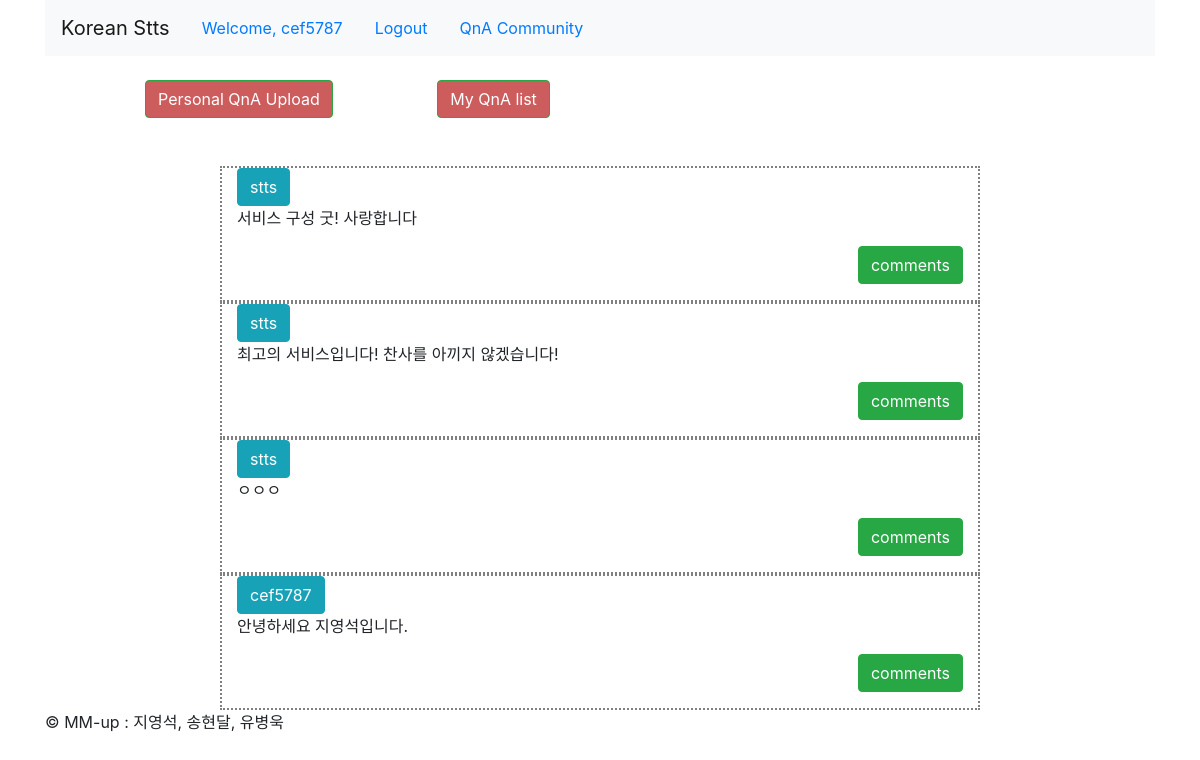
The page /QnA/ (signed in) on the database as committed earlier.
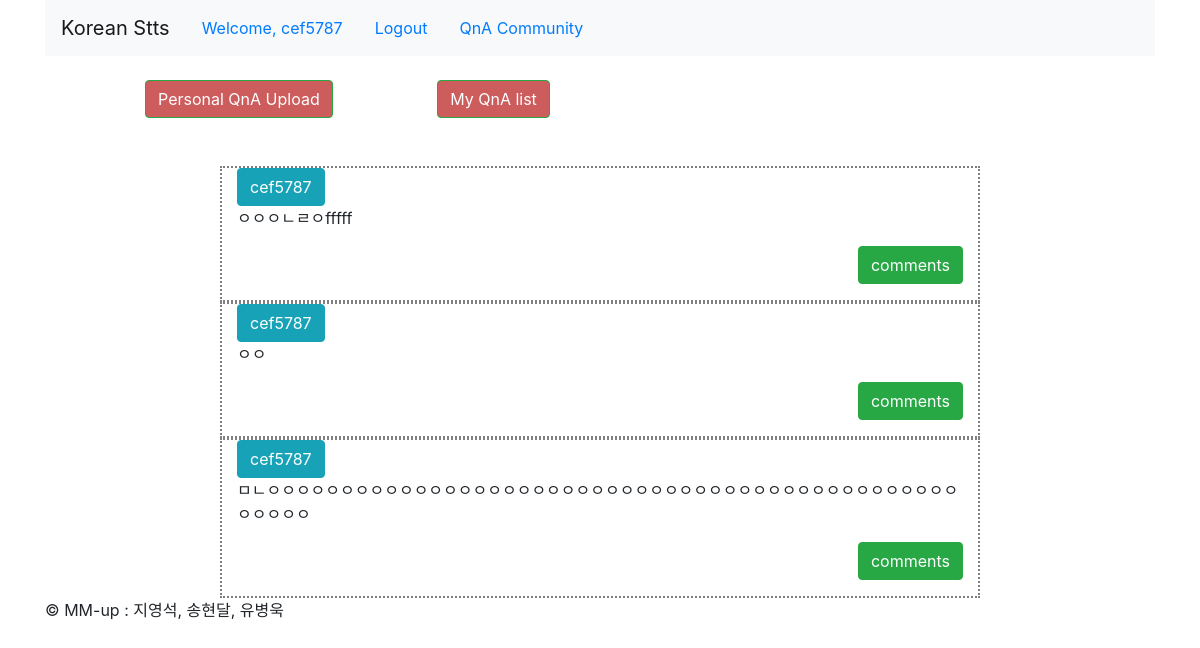
The same page on the database as committed later.
### QnA/models.py (models this page shows, shortened)
class QuestionAndAnswer(models.Model):
    author = models.ForeignKey(User, on_delete=models.CASCADE, related_name="user_author")
    title = models.CharField(max_length=100)
    text = models.TextField()
    hit = models.PositiveIntegerField(default=0)
    created = models.DateTimeField(auto_now_add=True)
    updated = models.DateTimeField(auto_now=True)
    class Meta:
        ordering = ['-updated']

### QnA/views.py (the view)
# urls.py: path('', QnA_list, name="QnA_list"),
@login_required
def QnA_list(request):
    QnAs = QuestionAndAnswer.objects.all().order_by("-hit")
    return render(request, "QnA/list.html", context={"QnAs": QnAs})

### QnA/templates/QnA/list.html (shortened to what this page needs)
{% extends 'base.html' %}
{% block content %}
    <br />
    <a href="{% url 'QnA:QnA_upload' %}" class="btn btn-xs btn-success" style="background-color: indianred;margin-left: 100px;">Personal QnA Upload</a>
    <a href="{% url 'QnA:QnA_myqna' %}" class="btn btn-xs btn-success" style="background-color: indianred;margin-left: 100px;">My QnA list</a>
    <br />
    <br />
    <br />
    {% for post in QnAs %}
        <div class="row">
            <div class="col-md-2"></div>
            <div class="col-md-8 panel panel-default" style="border:2px dotted gray">
                <button type="button" class="btn btn-xs btn-info">
                    {{post.author.username}}</button>
                <p>{{post.text|linebreaksbr}}</p>
                <p class="text-right">
                    <a href="{% url 'QnA:QnA_detail' pk=post.id %}" class="btn btn-xs btn-success">comments</a>
                </p>
            </div>
            <div class="col-md-2"></div>
        </div>
    {% endfor %}
{% endblock %}

Rows that differ between the two databases and show on the page:
removed QuestionAndAnswer: author.username "stts", text "서비스 구성 굿! 사랑합니다"
removed QuestionAndAnswer: author.username "stts", text "최고의 서비스입니다! 찬사를 아끼지 않겠습니다!"
removed QuestionAndAnswer: author.username "stts", text "ㅇㅇㅇ"
removed QuestionAndAnswer: author.username "cef5787", text "안녕하세요 지영석입니다."
added QuestionAndAnswer: author.username "cef5787", text "ㅇㅇㅇㄴㄹㅇfffff"
added QuestionAndAnswer: author.username "cef5787", text "ㅇㅇ"
added QuestionAndAnswer: author.username "cef5787", text "ㅁㄴㅇㅇㅇㅇㅇㅇㅇㅇㅇㅇㅇㅇㅇㅇㅇㅇㅇㅇㅇㅇㅇㅇㅇㅇㅇㅇㅇㅇㅇㅇㅇㅇㅇㅇㅇㅇㅇㅇㅇㅇㅇㅇㅇㅇㅇㅇㅇㅇㅇㅇㅇㅇ"
